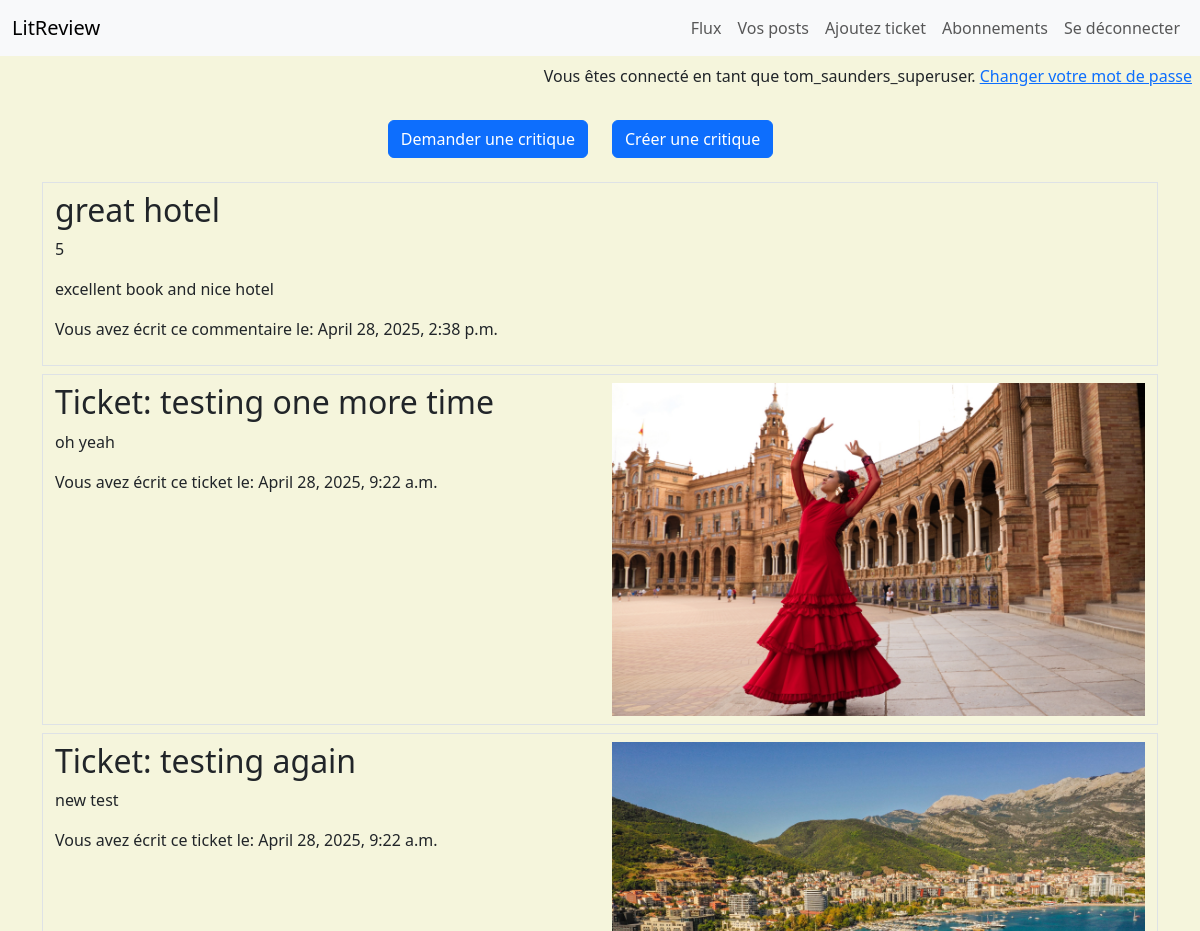
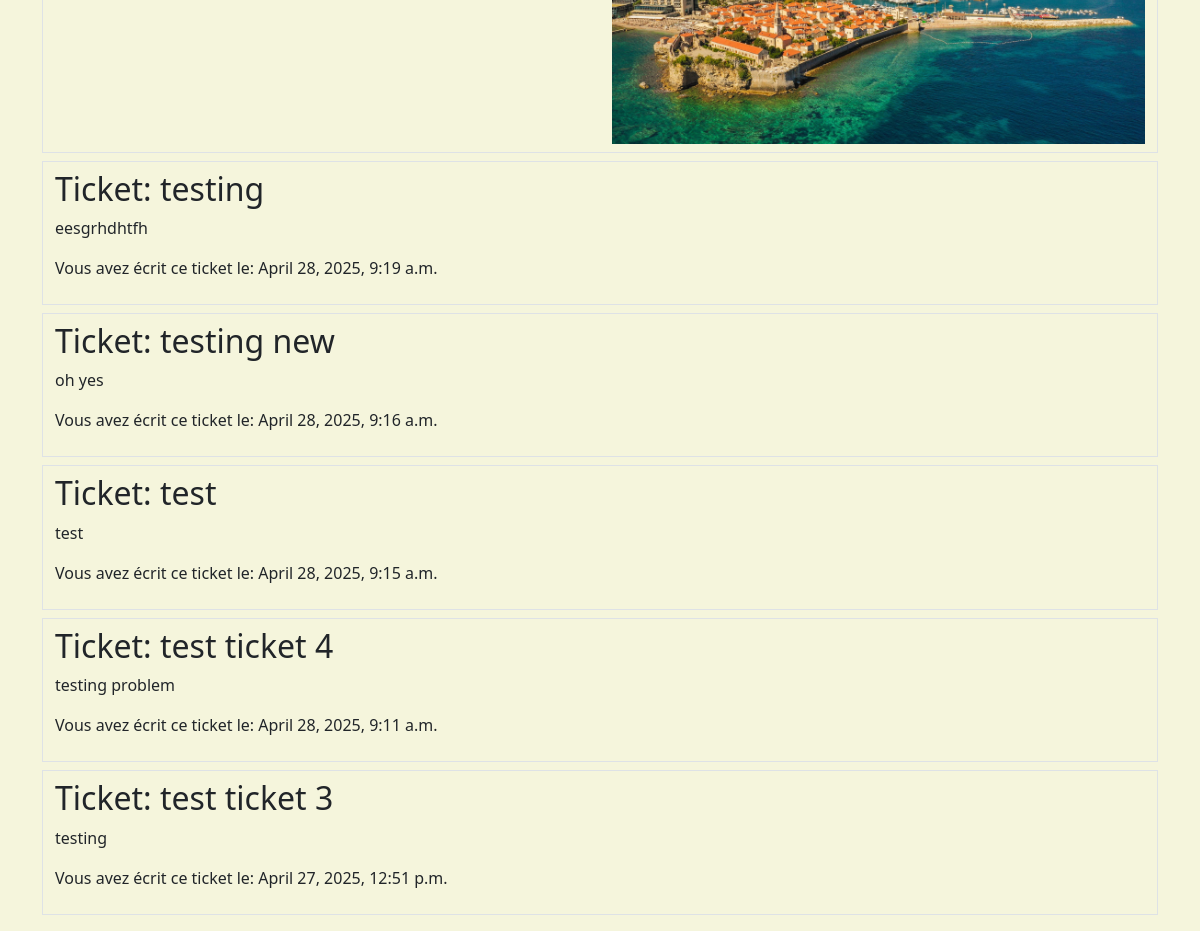
The page /home/my_posts/ (signed in) on the database its author committed (2 pictures, top to bottom).
### authenticate/models.py (models this page shows)
class User(AbstractUser):
    pass

### flux/models.py (models this page shows, shortened)
class Review(models.Model):
    ticket = models.ForeignKey(to=Ticket, on_delete=models.CASCADE)
    rating = models.PositiveSmallIntegerField(
    validators=[MinValueValidator(0), MaxValueValidator(5)])
    headline = models.CharField(max_length=128)
    body = models.CharField(max_length=8192, blank=True)
    user = models.ForeignKey(
        to=settings.AUTH_USER_MODEL, on_delete=models.CASCADE)
    time_created = models.DateTimeField(auto_now_add=True)
    def is_review(self):
        return True
    def is_ticket(self):
        return False

class Ticket(models.Model):
    title = models.CharField(max_length=128)
    description = models.TextField(max_length=2048, blank=True)
    user = models.ForeignKey(
        to=settings.AUTH_USER_MODEL, on_delete=models.CASCADE)
    image = models.ImageField(null=True, blank=True)
    time_created = models.DateTimeField(auto_now_add=True)
    def is_ticket(self):
        return True

### flux/views.py (the view)
# urls.py: path('my_posts/', my_posts, name='my_posts'),
@login_required
def my_posts(request):
    tickets = Ticket.objects.filter(user=request.user)
    reviews = Review.objects.filter(user=request.user)
    posts = sorted(
        chain(tickets, reviews),
        key=lambda post: post.time_created,
        reverse=True)
    context = {"posts" : posts}
    return render(request, 'flux/my_posts.html', context)

### flux/templates/flux/my_posts.html
{% extends 'base.html' %}
{% block content %}
    <div class="container">
        <div class="row py-3">
            <div class="col text-end">
                <a class="btn btn-primary" href="{% url "ticket-create" %}" role="button">Demander une critique</a>
            </div>
            <div class="col">
                <a class="btn btn-primary" href="" role="button">Créer une critique</a>
            </div>
        </div>
        {% for post in posts %}
        <div class="row border my-2 py-2">
            {% if post.is_ticket %}
                <div class="col">
                    <h2>Ticket: {{ post.title }}</h2>
                    <p>{{ post.description}}</p>
                    <p>Vous avez écrit ce ticket le: {{ post.time_created }}</p>
                </div>
                <div class="col">
                    {% if post.image %}
                        <img src="{{ post.image.url }}" class="img-fluid">
                    {% endif %}
                </div>
            {% elif post.is_review %}
                <div class="col">
                    <h2>{{ post.headline }}</h2>
                    <p>{{ post.rating}}</p>
                    <p>{{ post.body }}</p>
                    <p>Vous avez écrit ce commentaire le: {{ post.time_created }}</p>
                </div>
            {% endif %}
        </div>
        {% endfor %}
    </div>
{% endblock content %}

### templates/base.html (shortened to what this page needs)
{% load static %}
<html>
    <head>
        <link href="https://cdn.jsdelivr.net/npm/bootstrap@5.3.5/dist/css/bootstrap.min.css" rel="stylesheet">
        <link rel="stylesheet" type="text/css" href="{% static 'styles.css' %}">
    </head>
    <body>
            <nav class="navbar navbar-expand-lg bg-body-tertiary">
                <div class="container-fluid">
                    <a class="navbar-brand" href="#">LitReview</a>
                    {%  if user.is_authenticated %}
                    <ul class="navbar-nav">
                    <li class="nav-item">
                        <a class="nav-link" href="{% url "home" %}">Flux</a>
                    </li>
                    <li class="nav-item">
                        <a class="nav-link" href="{% url "my_posts" %}">Vos posts</a>
                    </li>
                    <li class="nav-item">
                        <a class="nav-link" href="{% url "ticket-create" %}">Ajoutez ticket</a>
                        <a class="nav-link" href="#">Abonnements</a>
                    </li>
                    <li class="nav-item">
                        <a class="nav-link" href="{% url 'logout' %}">Se déconnecter</a></a>
                    </li>
                    {% endif %}
                    </ul>
                </div>
            </nav>
        {%  if user.is_authenticated %}
        <div class="p-2">
            <p class="text-end">Vous êtes connecté en tant que {{ user }}. <a href="{% url 'password_change' %}">Changer votre mot de passe</a></p>
        <div />
        {% endif %}
        <div class="container">
            {% block content %}{% endblock content %}
        </div>
    </body>
</html>

### static/styles.css (style rules this page uses)
body { background-color: beige; }

### rows shown on the page
User: username "tom_saunders_superuser"
Review: headline "great hotel", rating "5", body "excellent book and nice hotel", time_created "April 28, 2025, 2:38 p.m."
Ticket: title "testing one more time", description "oh yeah", time_created "April 28, 2025, 9:22 a.m.", image (picture)
Ticket: title "testing again", description "new test", time_created "April 28, 2025, 9:22 a.m.", image (picture)
Ticket: title "testing", description "eesgrhdhtfh", time_created "April 28, 2025, 9:19 a.m."
Ticket: title "testing new", description "oh yes", time_created "April 28, 2025, 9:16 a.m."
Ticket: title "test", description "test", time_created "April 28, 2025, 9:15 a.m."
Ticket: title "test ticket 4", description "testing problem", time_created "April 28, 2025, 9:11 a.m."
Ticket: title "test ticket 3", description "testing", time_created "April 27, 2025, 12:51 p.m."
